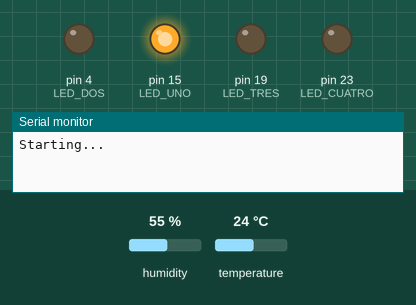
Simulated run of this sketch. Board: Arduino Mega 2560, built with avr-gcc and run on an emulated ATmega2560. On the bench: output pins drawn as LEDs (lit = HIGH), the last lines printed to the serial monitor. The test bench sets the inputs (shaded band); at power-on: humidity 55 %, temperature 24 °C.

Above: at 0.5 s.
At 1.12 s:
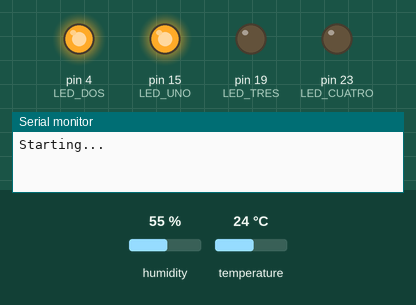
At 1.62 s:
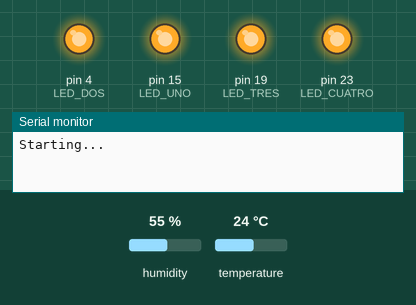
At 2.17 s:
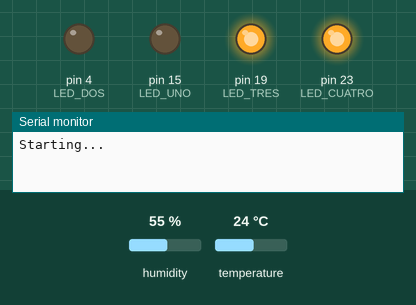
At 2.68 s:
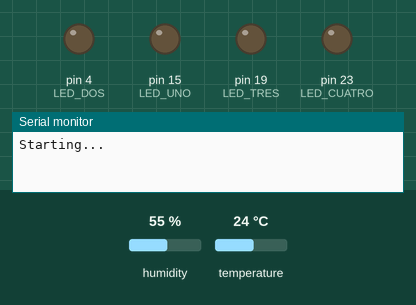
At 4.72 s:
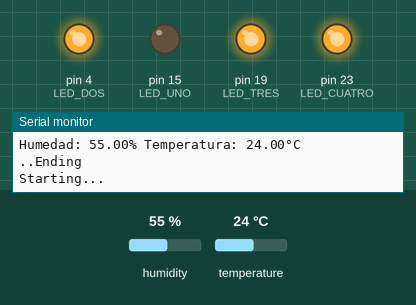
Timing chart, 0 to 6.5 s (numbered marks = the images above):
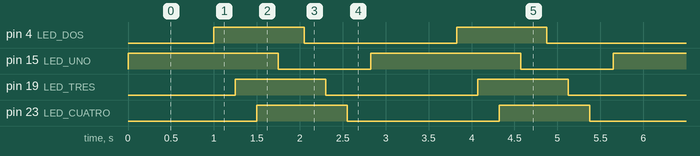

The sketch:

PRUEBA_LUCES-HUMEDAD-TEMPERATURA.ino
```cpp
#include <dummy.h>
#include "DHT.h"

//Sensor de temperatura y humedad
#define DHTPIN 13
#define DHTTYPE DHT11


#define LED_UNO 15
#define LED_DOS 4
#define LED_TRES 19
#define LED_CUATRO 23


#define UPLOAD_SPEED 115200

DHT dht(DHTPIN, DHTTYPE);

void setup() {

  Serial.begin(UPLOAD_SPEED);
  pinMode(LED_UNO, OUTPUT);
  pinMode(LED_DOS, OUTPUT);
  pinMode(LED_TRES, OUTPUT);
  pinMode(LED_CUATRO, OUTPUT);
  dht.begin();

}


// the loop function runs over and over again forever
void loop() {
  Serial.println("Starting...");

  digitalWrite(LED_UNO, HIGH);   // turn the LED on (HIGH is the voltage level)
  delay(1000);

  digitalWrite(LED_DOS, HIGH);   // turn the LED on (HIGH is the voltage level)
  delay(250);

  digitalWrite(LED_TRES, HIGH);   // turn the LED on (HIGH is the voltage level)
  delay(250);

  digitalWrite(LED_CUATRO, HIGH);   // turn the LED on (HIGH is the voltage level)
  delay(250);

                                 // wait for a second

  //Apagado 🙄

  digitalWrite(LED_UNO, LOW);    // turn the LED off by making the voltage LOW
  delay(300);
  digitalWrite(LED_DOS, LOW);    // turn the LED off by making the voltage LOW
  delay(250);
  digitalWrite(LED_TRES, LOW);    // turn the LED off by making the voltage LOW
  delay(250);
  digitalWrite(LED_CUATRO, LOW);    // turn the LED off by making the voltage LOW
  delay(250);


  // wait for a second
  float h = dht.readHumidity();
  float t = dht.readTemperature();

  if (isnan(h) || isnan(t)) {
  Serial.println(F("Failed to read from DHT sensor!"));
  return;
  }

  Serial.print(F("Humedad: "));
  Serial.print(h);
  Serial.print(F("% Temperatura: "));
  Serial.print(t);
  Serial.println(F("°C "));

  Serial.println("..Ending");
}
```

Measured:
- by itself, pin 4 (LED_DOS), pin 19 (LED_TRES), pin 23 (LED_CUATRO): alternates HIGH for 1.1 s and LOW for 1.8 s
- by itself, pin 15 (LED_UNO): alternates HIGH for 1.8 s and LOW for 1.1 s
- by itself, everything shown: repeats every 2.8 s, in 8 steps
